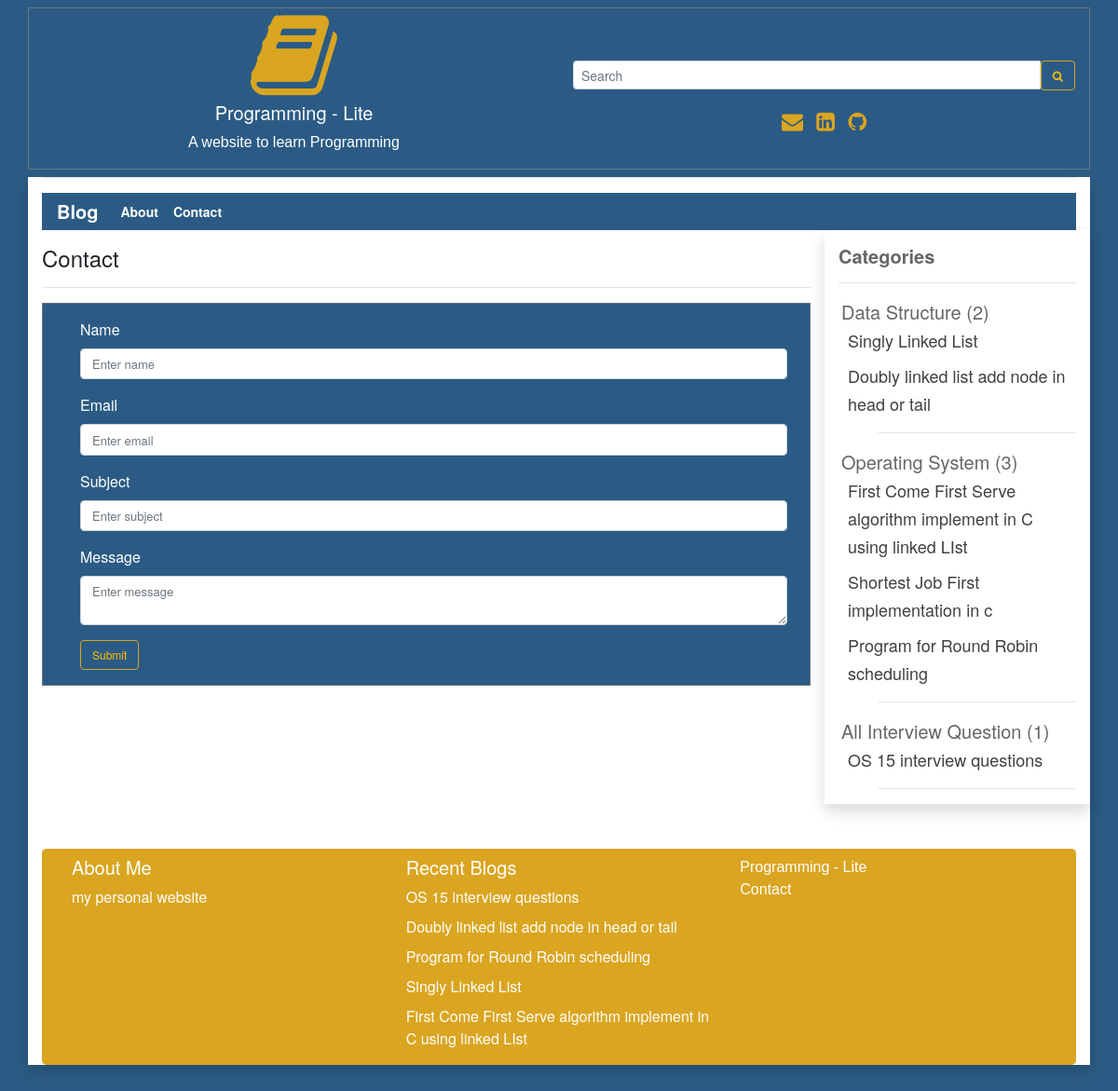
Page /contact/ on the committed database.
### user_panel_1/models.py (models this page shows, shortened)
class Category(models.Model):
    cat_name = models.CharField(max_length=300)
    cat_priority = models.IntegerField(blank=True, null=True);
    def __str__(self):
        return self.cat_name

class Blog(models.Model):
    cat_name = models.ForeignKey(Category, on_delete=models.CASCADE)
    blog_author = models.CharField(max_length=200)
    blog_priority = models.IntegerField(blank=True, null=True)
    blog_tags = models.CharField(max_length=200,  blank=True, null=True)
    blog_title = models.CharField(max_length=200)
    blog_descriptions = models.CharField(max_length=600);
    blog_body = RichTextUploadingField(blank=True, null=True)
    blog_views = models.IntegerField(default=0)
    blog_date = models.DateField(auto_now_add=True, auto_now=False, blank=True)

### user_panel_1/views.py (the view)
# urls.py: path('contact/', views.contact, name='contact'),
def contact(request):
    reacentBlog = Blog.objects.all().order_by('-blog_date')[0:5]
    if request.method == 'POST':
        name = request.POST['name']
        email = request.POST['email']
        subject = request.POST['subject']
        message = request.POST['message']
        data  = Contact(name=name, email=email, subject=subject, message=message)
        data.save()
        messages.success(request, "Your message was sent successfully.Thanks to you")
        return redirect('blog')
    else:
        categorys = Blog.objects.all().select_related('cat_name')
        categorys = categorys.order_by('cat_name__cat_priority', 'cat_name', 'blog_priority') #sort all data
        context = {
        'object_list': categorys,
        'recentBlog': reacentBlog,
    }
    return render(request, 'contact.html', context)

### templates/contact.html (shortened to what this page needs)
{% extends 'base.html' %}
{% load static %}
{% block content %}
<h4 class="mt-3">Contact</h4>
<hr>
<div class="border border-secondary p-3 mt-3  bg-c">
<form class="ml-4 mr-2" name="myForm" action="{% url 'contact' %}" method="POST" onsubmit="return validateForm()">
  <div class="form-group">
    <label for="exampleInputEmail1"  class="text-white">Name</label>
    <input type="text" class="form-control  input-edit" id="name" name="name"  placeholder="Enter name" required>
  </div>
  <div class="form-group">
    <label for="exampleInputPassword1"  class="text-white">Email</label>
    <input type="email" class="form-control input-edit" id="email" name="email" placeholder="Enter email" required>
  </div>
  <form class="ml-md-5">
  <div class="form-group">
    <label for="exampleInputEmail1"  class="text-white">Subject</label>
    <input type="text" class="form-control input-edit" id="subject" name="subject"  placeholder="Enter subject" required>
  </div>
  <div class="form-group">
    <label for="emessage"  class="text-white" >Message</label>
    <textarea class="form-control input-edit" id="message" name="message" placeholder="Enter message" required></textarea>
  </div>
  <button type="submit" class="btn-cv btn btn-outline-warning">Submit</button>
</form>
</div>
{% endblock content %}

### templates/base.html (shortened to what this page needs)
{% load static %}
{% load humanize %}
<!DOCTYPE html>
<html lang="en">
<head>
  <link rel="stylesheet" href="https://maxcdn.bootstrapcdn.com/bootstrap/4.5.2/css/bootstrap.min.css">
  <link rel="stylesheet"
      href="//cdnjs.cloudflare.com/ajax/libs/highlight.js/10.7.2/styles/default.min.css">
    <link
      rel="stylesheet"
      href="https://cdnjs.cloudflare.com/ajax/libs/font-awesome/4.7.0/css/font-awesome.min.css"
    />
    <link
      rel="stylesheet"
      href="{% static 'css/style.css' %}"
    />
    <link href="https://cdn.jsdelivr.net/gh/gitbrent/bootstrap4-toggle@3.6.1/css/bootstrap4-toggle.min.css" rel="stylesheet">
</head>
<body style="background:#2b5b84;">
 <div class="container mt-2 text-center border border-secondary">
 <div class="row">
     <div class="col-sm-6">
     <i class="fa fa-book logo" aria-hidden="true"></i><br>
 <h5 class="text-white">Programming - Lite</h5>
 <p class="text-white">A website to learn Programming</p>
     </div>
     <div class="col-sm-6 mt-2">
        <form method="GET" action="{% url 'search' %}">
    <div class="input-group input-group-sm mt-5"  >
      <input type="text" class="form-control" placeholder="Search" name='search' required>
      <div class="input-group-btn">
        <button class="btn btn-outline-warning" type="submit"><i class="fa fa-search" aria-hidden="true"></i>
</button>
      </div>
    </div>
  </form>
       <div class="mt-3">
       <span class="text-style-two"><a href="mailto:aaziz9642@gmail.com" style="text-decoration: none; font-size:23px;" target="_blank" class="text-warning"><i class="fa fa-envelope pr-2" aria-hidden="true"></i> </a></span>
<span class="text-style-two"><a href="https://linkedin.com/in/azizur-rahman-720636165" style="text-decoration: none; font-size:23px;"  target="_blank" class="text-warning "><i class="fa fa-linkedin-square" aria-hidden="true"></i> </a></span>
<span class="text-style-two"><a href="https://github.com/ayanchyaziz123" style="text-decoration: none; font-size:23px;" target="_blank" class="text-warning"><i class="fa fa-github pl-2" aria-hidden="true"></i></a></span>
     </div>
     </div>
    </div>
</div>
<div class="container bg-white shadow">
  <hr class="mt-2">
    <nav class="navbar navbar-expand-lg navbar-dark bg-dark mt-2 pt-0 pb-0">
  <a class="navbar-brand" href="{% url 'blog' %}">Blog</a>
  <div class="collapse navbar-collapse" id="navbarSupportedContent">
    <ul class="navbar-nav mr-auto">
      <li class="nav-item active">
        <a class="nav-link" href="{% url 'about' %}">About<span class="sr-only">(current)</span></a>
      </li>
      <li class="nav-item active">
        <a class="nav-link" href="{% url 'contact' %}">Contact<span class="sr-only">(current)</span></a>
      </li>
    </ul>
  </div>
</nav>
<div class="row">
    <div class="col-sm-9">
    {% block content %}
    {% endblock content %}
    </div>
    <div class="col-sm-3 shadow">
     <h5 class="mt-3"><strong class="title">Categories</strong></h5>
     <hr>
     {% regroup object_list by cat_name as cat_all %}
<ul>
{% for categories in cat_all %}
    <li style="list-style-type:none; margin-left:-37px;" class="title">{{ categories.grouper }} ({{ categories.list|length}})
    <ul style="list-style-type:none;">
        {% for blog in categories.list %}
          <li style="margin-left:-33px;"  class="ur {% if blog.id == more.id %}activee{% endif %}">
          <a href="{% url 'more' blog.id %}"><a href="{% url 'more' blog.id %}" class="ur " style="font-size: 18px;">{{ blog.blog_title }}</li>
        {% endfor %}
        <hr>
    </ul>
    </li>
{% endfor %}
</ul>
    </div>
</div>
<div class="jumbotron mt-5 pb-0 pt-0 text-white" style="background:#DAA520;">
   <div class="row">
     <div class="col-sm-4">
     <h5 class="mt-2">About Me</h5>
     <a href="http://azizurrahmanayan.herokuapp.com/" target="_blank" class="text-white">my personal website</a>
     </div>
     <div class="col-sm-4">
      <p class="lead mt-2 mb-2">
        <h5 class="mt-2">Recent Blogs</h5>
        {% for recentBlog in recentBlog %}
         <a href="{% url 'more' recentBlog.id %}"  class="text-white">{{recentBlog.blog_title}}</a>
        <br>
        {% endfor %}
    </p>
     </div>
     <div class="col-sm-4">
      <p class="pt-2 pb-2"><a href="{% url 'blog' %}" class="text-white">Programming - Lite</a><br>
       <a href="{% url 'contact' %}" class="text-white">Contact</a></p>
     </div>
   </div>
</div>
</div>
</body>
</html>

### static/css/style.css (style rules this page uses)
body { background-color: #2b5b84; font-family:Helvetica Neue; font-size:14; }
.bg-dark { background: #2b5b84 !important; }
.logo { font-size: 100px; color: #DAA520; }
.input-edit { font-size: 13px !important; }
li .nav-link { font-size: 14px !important; }
.btn { font-size: 12px !important; }
p { font-family: Arial, Helvetica, sans-serif; }
.navbar-nav .nav-item { font-weight: 600 !important; }
.navbar-brand { font-weight: 600 !important; }
.btn-outline-warning { border-color: #DAA520 !important; color: #DAA520 im !important; }
.title { color: #666; font-size: 20px !important; }
.text-warning { color: #DAA520 !important; }
.ur { text-decoration: none !important; color: #404040; }
.bg-c { background-color: #2b5b84 !important; }

### rows in the picture
Category: grouper "Data Structure", list|length "2"
Blog: blog_title "Singly Linked List"
Blog: blog_title "Doubly linked list add node in head or tail"
Category: grouper "Operating System", list|length "3"
Blog: blog_title "First Come First Serve algorithm implement in C using linked LIst"
Blog: blog_title "Shortest Job First implementation in c"
Blog: blog_title "Program for Round Robin scheduling"
Category: grouper "All Interview Question", list|length "1"
Blog: blog_title "OS 15 interview questions"
